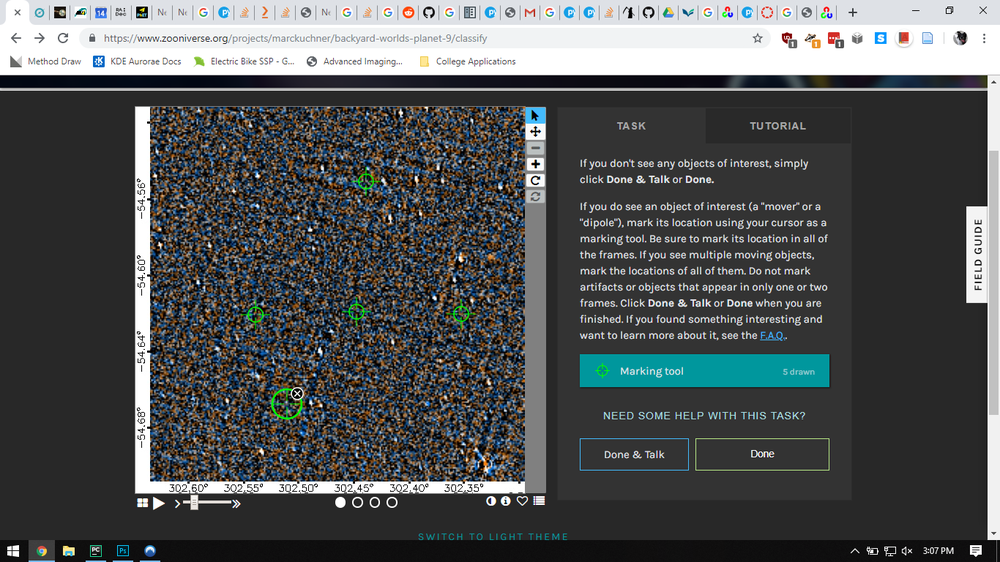
#> input picture sample_image_2.png, 1000 x 562 px, shrunk from 1366 x 768 before the run
$ python shapedetector.py
#> lines starting #> are read from the running program, lines starting #| are printed output that depends on the picture
import cv2
import numpy as np
from matplotlib import pyplot as plt

img = cv2.imread('sample_image_2.png', 0)
#> img: shape (562, 1000); min 0, max 255, mean 84
img2 = img.copy()
template = cv2.imread('sample_image_cropped.png', 0)
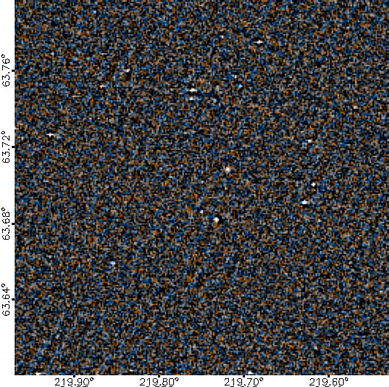
#> input picture sample_image_cropped.png, 389 x 387 px, shrunk from 532 x 528 before the run
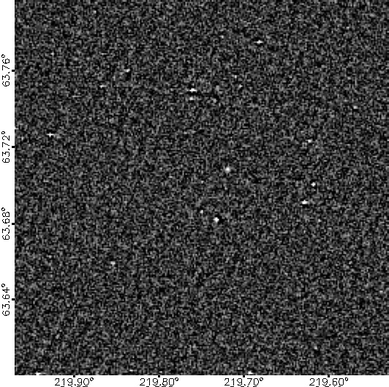
#> template: shape (387, 389); min 0, max 255, mean 67.6
w, h = template.shape[::-1]
#> w = 389; h = 387

mask = cv2.imread('sample_image_cropped_blacked.png', 0)
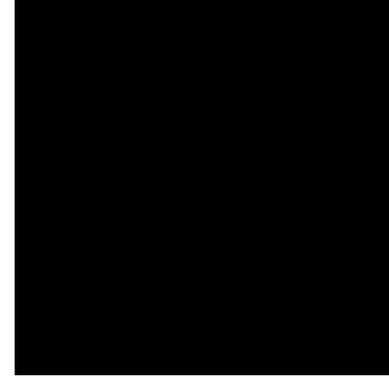
#> input picture sample_image_cropped_blacked.png, 389 x 387 px, shrunk from 532 x 528 before the run
#> mask is the input picture: shape (387, 389); min 0, max 255, mean 17


# All the 6 methods for comparison in a list
methods = ['cv2.TM_CCOEFF', 'cv2.TM_CCOEFF_NORMED', 'cv2.TM_CCORR',
           'cv2.TM_CCORR_NORMED', 'cv2.TM_SQDIFF', 'cv2.TM_SQDIFF_NORMED']

for meth in methods:
    img = img2.copy()
    method = eval(meth)

    # Apply template Matching
    if meth == cv2.TM_SQDIFF or meth == cv2.TM_CCORR_NORMED:
        res = cv2.matchTemplate(img, template, meth, None, mask)
    else:
        res = cv2.matchTemplate(img, template, method)
    min_val, max_val, min_loc, max_loc = cv2.minMaxLoc(res)

    # If the method is TM_SQDIFF or TM_SQDIFF_NORMED, take minimum
    if method in [cv2.TM_SQDIFF, cv2.TM_SQDIFF_NORMED]:
        top_left = min_loc
    else:
        top_left = max_loc
    bottom_right = (top_left[0] + w, top_left[1] + h)

    left_rectangle = ((top_left[0], top_left[1]), (top_left[0] + 18, bottom_right[1]))
    bottom_rectangle = ((top_left[0], bottom_right[1] - 18), bottom_right)

    cv2.rectangle(img, top_left, bottom_right, 0, 2)
    cv2.rectangle(img, bottom_rectangle[0], bottom_rectangle[1], 0, 2)
    cv2.rectangle(img, left_rectangle[0], left_rectangle[1], 0, 2)

    print(top_left, bottom_right)

    plt.subplot(121), plt.imshow(res, cmap='gray')
    plt.title('Matching Result'), plt.xticks([]), plt.yticks([])
    plt.subplot(122), plt.imshow(img, cmap='gray')
    plt.title('Detected Point'), plt.xticks([]), plt.yticks([])
    plt.suptitle(meth)

    plt.show()
#> this loop made 6 passes
#> (min_val, max_val, min_loc, left_rectangle, bottom_rectangle) on passes 1 to 4: (-72763248, 285296000, (112, 165), ((135, 106), (153, 493)), ((135, 475), (524, 493))), (-0.156, 0.576, (546, 165), ((135, 106), (153, 493)), ((135, 475), (524, 493))), (527752384, 1.09e+09, (547, 175), ((135, 0), (153, 387)), ((135, 369), (524, 387))), (0.523, 0.831, (102, 174), ((135, 106), (153, 493)), ((135, 475), (524, 493)))
#> (min_val, max_val, max_loc, left_rectangle, bottom_rectangle) on passes 5 to 6: (426075936, 1.69e+09, (120, 0), ((135, 106), (153, 493)), ((135, 475), (524, 493))), (0.342, 1, (0, 0), ((135, 106), (153, 493)), ((135, 475), (524, 493)))
#| (135, 106) (524, 493)
#| (135, 106) (524, 493)
#| (135, 0) (524, 387)
#| (135, 106) (524, 493)
#| (135, 106) (524, 493)
#| (135, 106) (524, 493)
#> pass 1, `res = cv2.matchTemplate(img, template, method)`:
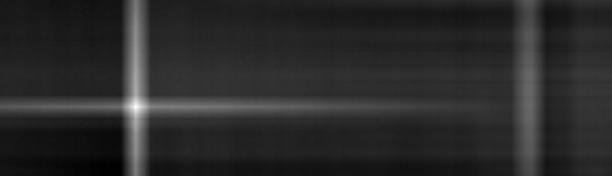
#> res: shape (176, 612) float32; min -72763248, max 285296000, mean -12786658; drawn with min black and max white
#> pass 1, `plt.show()`:
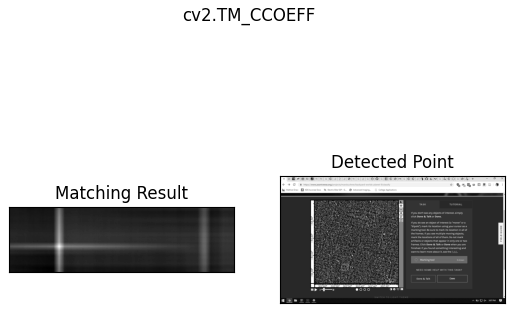
#> figure drawn by matplotlib, 2 panels
#> pass 3, `res = cv2.matchTemplate(img, template, method)`:
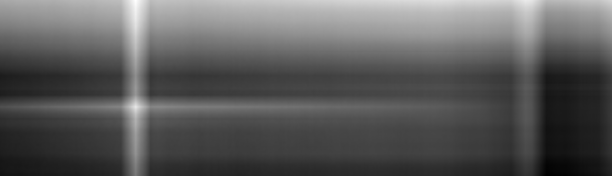
#> res: shape (176, 612) float32; min 527752384, max 1.09e+09, mean 731420224; drawn with min black and max white
#> after the loop:
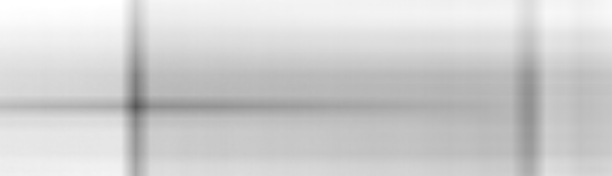
#> res: shape (176, 612) float32; min 0.342, max 1, mean 0.816

    # TODO: recognize markers
